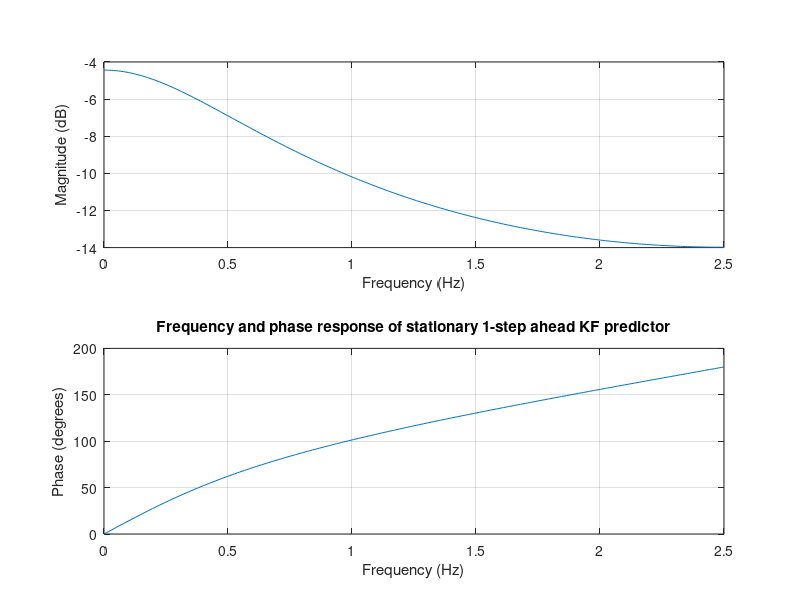

MATLAB code for this plot:
% Homework 3

clear;

%% Causal Wiener filter for 1-step ahead prediction

% Plot frequency and phase spectrum
fs = 5; % [Hz]
nrPoints = 256; % standard
b = 0.3;
a = [-0.5 1];
freqz(b,a,nrPoints,fs);
title('Frequency and phase response of 1-step ahead causal WF predictor');

%% Stationary 1-step ahead Kalman fitler predictor

% Plot frequency and phase spectrum
fs = 5; % [Hz]
nrPoints = 256; % standard
b = 0.3;
a = [-0.5 1];
freqz(b,a,nrPoints,fs);
title('Frequency and phase response of stationary 1-step ahead KF predictor');

% Reference:
% https://se.mathworks.com/help/signal/ref/freqz.html#bt8l9fo-1